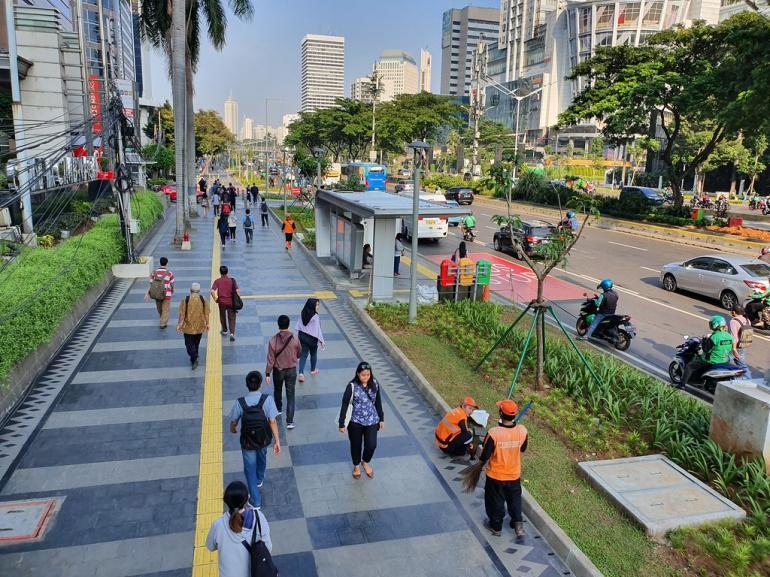
#> input picture pedestrian.jpg, 770 x 577 px
$ jupyter execute 'pedestrian_image(working).ipynb'
#> lines starting #> are read from the running program, lines starting #| are printed output that depends on the picture; after the words box and inside, x2 and y2 are one past the last pixel; in counts of white or black regions, pixels touching at a corner belong together
[cell 1]
import cv2
import imutils

# Initializing the HOG person detector
hog = cv2.HOGDescriptor()
hog.setSVMDetector(cv2.HOGDescriptor_getDefaultPeopleDetector())

# Load the image
image = cv2.imread('pedestrian.jpg')
#> image is the input picture: shape (577, 770, 3); mean B, G, R 112.8, 118.9, 112.3

# Resize the image for faster processing (optional)
image = imutils.resize(image, width=min(400, image.shape[1]))
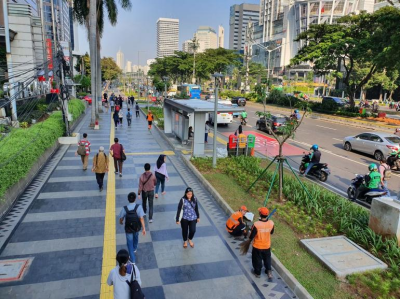
#> image: shape (299, 400, 3); mean B, G, R 112.8, 118.9, 112.3

# Detect all the regions that have pedestrians
(regions, _) = hog.detectMultiScale(image, winStride=(1, 1), padding=(4, 4), scale=1.01)
#> regions = [[155, 134, 67, 134], [64, 74, 71, 142]]

# Draw rectangles around the detected pedestrians
for (x, y, w, h) in regions:
    cv2.rectangle(image, (x, y), (x + w, y + h), (0, 0, 255), 2)
#> this loop made 2 passes
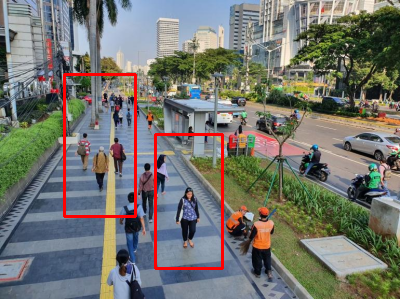
#> image: shape (299, 400, 3); 2.07% of pixels changed, all inside (x1, y1, x2, y2) = (63, 73, 224, 270)

# Display the image with pedestrian detections
cv2.imshow("Pedestrian Detection", image)
cv2.waitKey(0)
cv2.destroyAllWindows()
